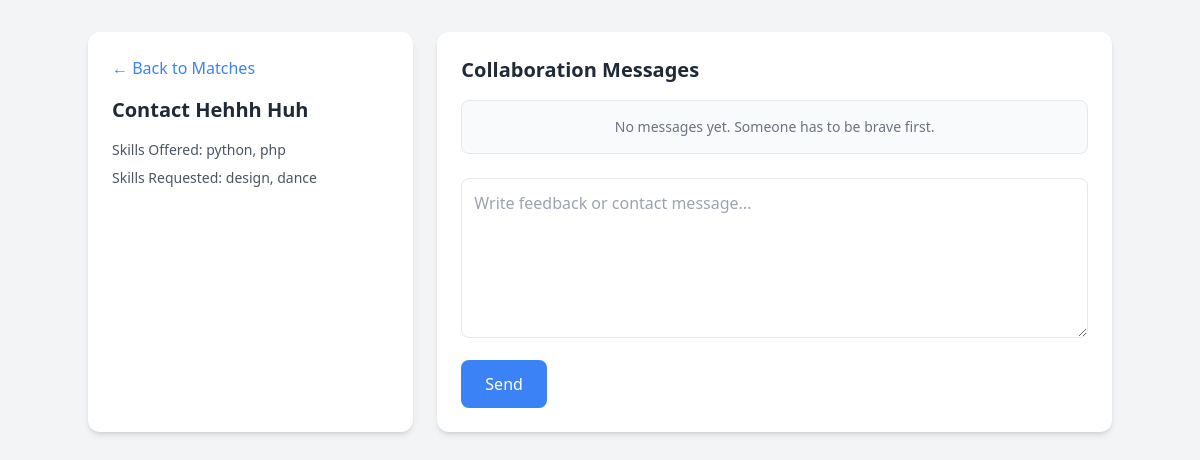
/contact/1 (signed in), run on the app's committed database.
### models.py (models this page shows)
class User(db.Model):
    id = db.Column(db.Integer, primary_key=True)
    name = db.Column(db.String(100))
    email = db.Column(db.String(100), unique=True)
    password = db.Column(db.String(200))
    skills_offered = db.Column(db.String(300))
    skills_requested = db.Column(db.String(300))

### app.py (the view, shortened to what this page needs)
@app.route("/contact/<int:user_id>", methods=["GET", "POST"])
def contact(user_id):
    if "user_id" not in session:
        return redirect(url_for("login"))
    current_user_id = session["user_id"]
    target_user = User.query.get(user_id)
    if not target_user:
        return "User not found", 404
    messages = Feedback.query.filter(
        ((Feedback.sender_id == current_user_id) & (Feedback.receiver_id == user_id)) |
        ((Feedback.sender_id == user_id) & (Feedback.receiver_id == current_user_id))
    ).order_by(Feedback.id.asc()).all()
    return render_template(
        "contact.html",
        user=target_user,
        messages=messages,
        current_user_id=current_user_id
    )

### templates/contact.html (shortened to what this page needs)
<!DOCTYPE html>
<html lang="en">
<head>
<script src="https://cdn.tailwindcss.com"></script>
</head>
<body class="bg-gray-100 min-h-screen p-8">
<div class="max-w-5xl mx-auto grid grid-cols-3 gap-6">
    <div class="bg-white p-6 rounded-xl shadow-md col-span-1">
        <a href="/matches" class="inline-block mb-4 text-blue-500 hover:underline">&larr; Back to Matches</a>
        <h2 class="text-xl font-bold mb-4 text-gray-800">
            Contact {{ user.name }}
        </h2>
        <p class="text-sm text-gray-600 mb-2">
            Skills Offered: {{ user.skills_offered }}
        </p>
        <p class="text-sm text-gray-600">
            Skills Requested: {{ user.skills_requested }}
        </p>
    </div>
    <div class="bg-white p-6 rounded-xl shadow-md col-span-2">
        <h2 class="text-xl font-bold mb-4 text-gray-800">
            Collaboration Messages
        </h2>
        <div class="mb-6 space-y-3 max-h-64 overflow-y-auto border p-4 rounded-lg bg-gray-50">
            {% for msg in messages %}
                {% if msg.sender_id == current_user_id %}
                    <div class="text-right">
                        <p class="inline-block bg-blue-500 text-white px-4 py-2 rounded-lg">
                            {{ msg.message }}
                        </p>
                    </div>
                {% else %}
                    <div class="text-left">
                        <p class="inline-block bg-gray-200 text-gray-800 px-4 py-2 rounded-lg">
                            {{ msg.message }}
                        </p>
                    </div>
                {% endif %}
            {% else %}
                <p class="text-sm text-gray-500 text-center">
                    No messages yet. Someone has to be brave first.
                </p>
            {% endfor %}
        </div>
        <form method="POST" class="space-y-4">
            <textarea name="message"
                placeholder="Write feedback or contact message..."
                class="w-full h-40 p-3 border rounded-lg focus:ring-2 focus:ring-blue-400 outline-none"></textarea>
            <button type="submit"
                class="bg-blue-500 text-white px-6 py-3 rounded-lg hover:bg-blue-600 transition">
                Send
            </button>
        </form>
    </div>
</div>
</body>
</html>

### data on the page
User: name "Hehhh Huh", skills_offered "python, php", skills_requested "design, dance"
